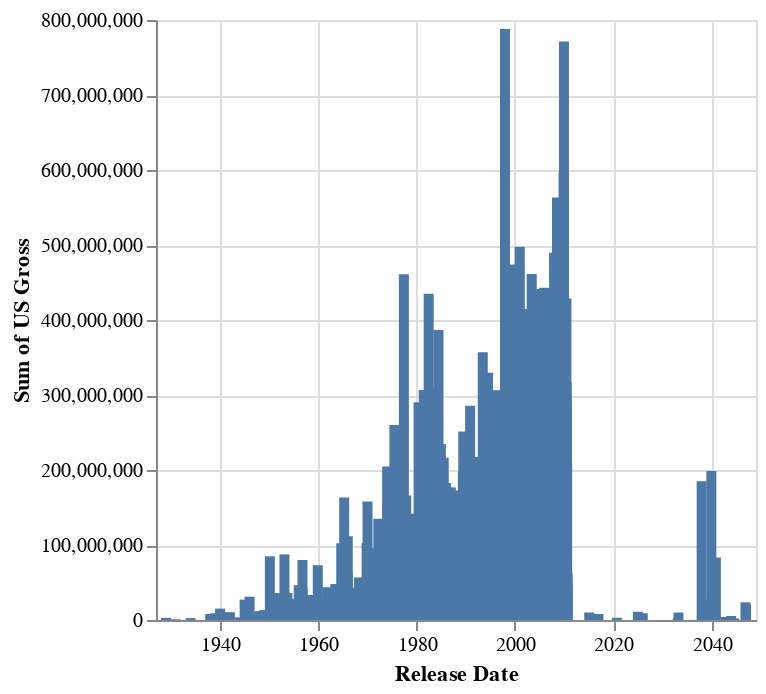

Notebook source saved alongside this figure:
### Code cell
movies_gross = movies[['US Gross', 'Release Date']]
movies_gross.head()


alt.Chart(movies_gross).mark_bar().encode(
    alt.X('Release Date:T'),
    alt.Y('sum(US Gross):Q', sort=alt.EncodingSortField(
        op='median', order='descending')
    )
)

### Figure 1 — Vega-Lite specification as saved in the notebook (floating-point values rounded to 4 significant figures; data arrays with more than 128 entries replaced by an {"elided": "..."} marker saying what was removed)
{"config": {"view": {"continuousWidth": 300, "continuousHeight": 300}}, "data": {"name": "data-53fd66b0f4df9623e45a9cb4b38d455a"}, "mark": {"type": "bar"}, "encoding": {"x": {"field": "Release Date", "type": "temporal"}, "y": {"aggregate": "sum", "field": "US Gross", "sort": {"op": "median", "order": "descending"}, "type": "quantitative"}}, "$schema": "https://vega.github.io/schema/vega-lite/v5.20.1.json", "datasets": {"data-53fd66b0f4df9623e45a9cb4b38d455a": {"elided": "3201 records"}}}
